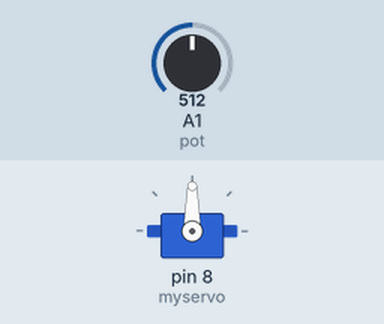
The sketch below on a simulated Arduino Uno, built with avr-gcc and run on an emulated ATmega328P. On the bench: servo. Inputs (shaded band) come from the test bench; at power-on: A1 (pot) = 512.

Above: at 1.2 s.
1.3 s: A1 (pot) set to 716
At 2.5 s:
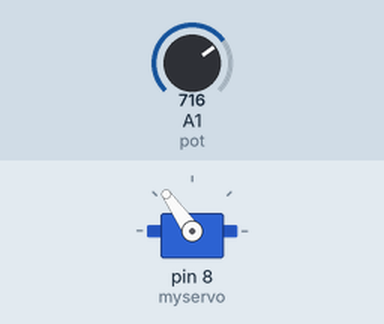
2.8 s: A1 (pot) set to 900
At 3.8 s:
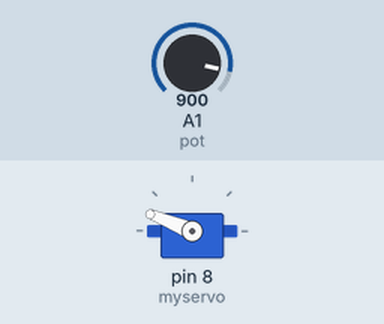
4.3 s: A1 (pot) set to 1023
At 4.9 s:
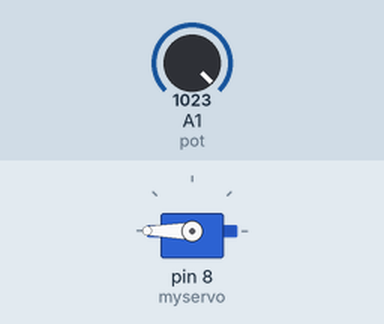
5.8 s: A1 (pot) set to 306
At 6.1 s:
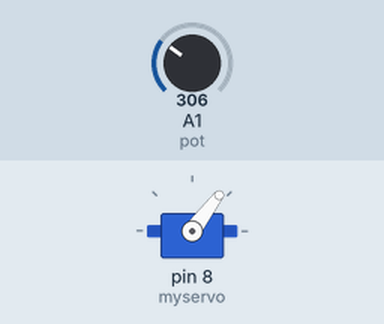
7.3 s: A1 (pot) set to 122
At 8.4 s:
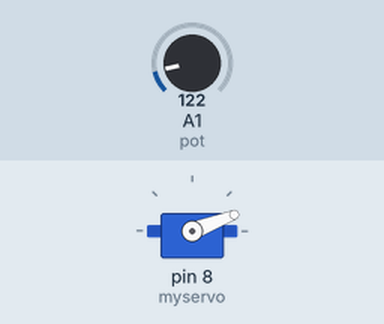
Timing chart, 0 to 9.8 s (numbered marks = the images above; inputs shaded):
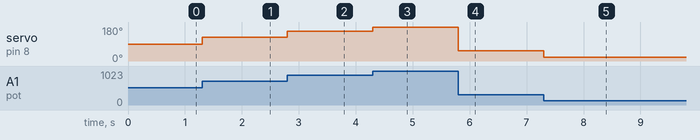

The sketch:

Arduino_gradateur_servo.ino
```cpp
#include <Servo.h>

Servo myservo;
int pos = 0;
int pot = A1;
int potValue = 0;
int potValueMap;

void setup() {
myservo.attach(8);
}

void loop() {

  potValue = analogRead(pot);
  pos = map(potValue, 0, 1023, 0, 180);

    myservo.write(pos);

  }
```

Measured:
- after the input at 1.3 s, servo on pin 8 (myservo): 90° → 125° at once
- after the input at 2.8 s, servo on pin 8 (myservo): 125° → 158° at once
- after the input at 4.3 s, servo on pin 8 (myservo): 158° → 180° at once
- after the input at 5.8 s, servo on pin 8 (myservo): 180° → 53° at once
- after the input at 7.3 s, servo on pin 8 (myservo): 53° → 21° at once
